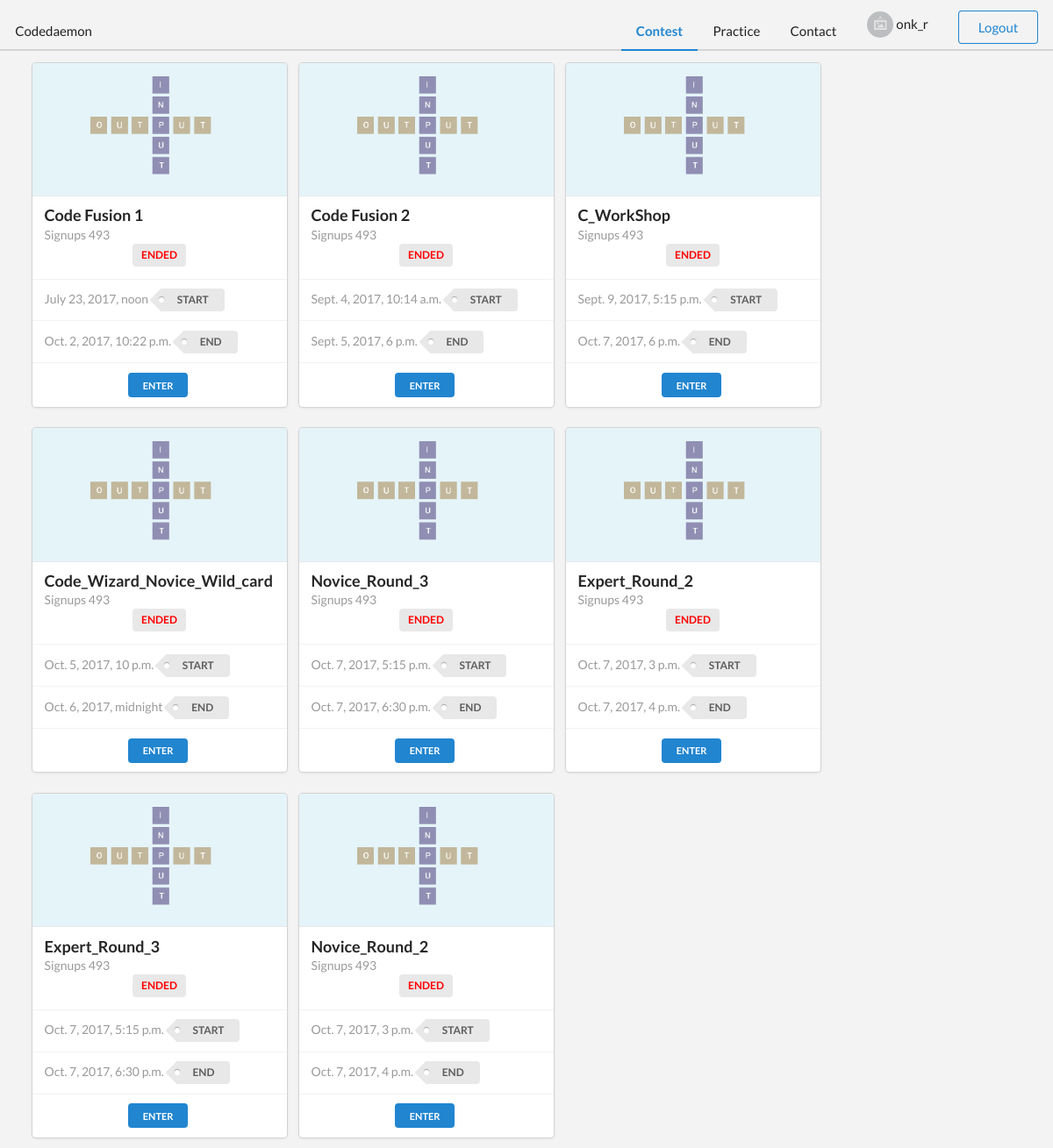
Screenshot of /home/ (signed in) with the database file from the repository.
### login/models.py (models this page shows, shortened)
class User(models.Model):
	name=models.CharField(max_length=250)
	username=models.CharField(max_length=250)
	password=models.CharField(max_length=250)
	email=models.EmailField(max_length=250)
	contact=models.CharField(max_length=10)
	clgname=models.CharField(max_length=250)
	languages=models.CharField(max_length=250)
	experience=models.CharField(max_length=250)

### home/models.py (models this page shows, shortened)
class Contest(models.Model):
	con_name=models.CharField(max_length=250)
	con_date=models.DateField(blank=True)
	start_time=models.DateTimeField(blank=True)
	start = models.CharField(max_length=100)
	end_time=models.DateTimeField(blank=True)
	end = models.CharField(max_length=100)
	org_name=models.CharField(max_length=250)
	image=models.CharField(max_length=250)
	tagline=models.CharField(max_length=250)
	disc=models.TextField()
	rules=models.TextField()
	prize=models.TextField()
	scoring=models.TextField()

### home/views.py (the view)
def contest(request):
	try:
		con=Contest.objects.all()
		con_signup = Con_signup.objects.filter(user=get_object_or_404(User,username=get_u(request)))
		contestlist=[]
		for x in con_signup:
			contestlist.append(x.contest)
	except Contest.DoesNotExist:
		raise Http404("contest does not exits")
	return render(request,'home/contest.html',{'con':con,'con_sign':contestlist})

### home/views.py (called while the page is built)
def get_u(request):
	try:
		u = request.session['user']
	except:
		return ''
	return u

### home/templates/home/contest.html (shortened to what this page needs)
{% extends 'home/base.html' %}
{% load staticfiles %}
{% block body %}
<body style="background-color:#f3f3f3">
  <div class="ui blue large secondary pointing menu">
    <a class="ui large item " href="{% url 'home:contest' %}">
      Codedaemon
    </a>
    <div class="right menu">
      <a class="ui active item" href="{% url 'home:contest' %}">
        Contest
      </a>
      <a class="ui item">
        Practice
      </a><a class="ui item" href="{% url 'home:contactPage' %}">
        Contact
      </a>
      <a class="ui item" href="{% url 'home:profile' %}">
      <img class="ui avatar image" src="{% static 'square-image.png' %}">
        <span>{{ request.session.user }}</span>
      </a>
      <div class="item">
          <a class="ui basic blue button" href="{% url 'home:logout' %}">Logout</a>
      </div>
    </div>
  </div>
{% if con %}
<div class="ui container">
  <div class="ui link cards">
  {% for con in con %}
    <div class="card">
      <div class="image">
        <img src="{% static 'home/images/image.jpg' %}">
      </div>
      <div class="content">
        <div class="header">{{ con.con_name }}</div>
        <div class="meta">
          <a>Signups 493</a>
        </div>
        <center>
        <div class="ui label description" id="demo{{con.id}}">
        </div>
        </center>
      </div>
      <div class="extra content">
        <span class="floated">
          {{ con.start_time}}
        </span>
        <span class=" floated">
          <a class="ui tag label">START</a>
        </span>
      </div>
      <div class="extra content">
        <span class="floated">
          {{ con.end_time}}
        </span>
        <span class=" floated">
          <a class="ui tag label">END</a>
        </span>
      </div>
      <div class="extra content">
        <span class="floated">
          {% if con in con_sign %}
            <center><a href="{% url 'home:contest_details' con.id %}" class="ui blue mini button">ENTER</a></center>
          {% else %}
            <center><a href="{% url 'home:contest_signup' con.id %}" class="ui blue mini button">SIGNUP</a></center>
          {% endif %}
        </span>
    </div>
  </div>
{% endfor %}
</div>
</div>
{% else %}
  <h3>you dont have contest</h3>
{% endif %}
{% endblock %}

### home/templates/home/base.html (shortened to what this page needs)
{% load staticfiles %}
{% if not request.session.user %}
<div>
  You are not logged in
</div>
{% else %}
<link rel="stylesheet" type="text/css" href="{% static 'Semantic/semantic.min.css' %} "/>
                {% block body %}
                {% endblock %}
{% endif %}

### rows the page displays
User: session.user "onk_r"
Contest: con_name "Code Fusion 1", start_time "July 23, 2017, noon", end_time "Oct. 2, 2017, 10:22 p.m.", shows "ENTER"
Contest: con_name "Code Fusion 2", start_time "Sept. 4, 2017, 10:14 a.m.", end_time "Sept. 5, 2017, 6 p.m.", shows "ENTER"
Contest: con_name "C_WorkShop", start_time "Sept. 9, 2017, 5:15 p.m.", end_time "Oct. 7, 2017, 6 p.m.", shows "ENTER"
Contest: con_name "Code_Wizard_Novice_Wild_card", start_time "Oct. 5, 2017, 10 p.m.", end_time "Oct. 6, 2017, midnight", shows "ENTER"
Contest: con_name "Novice_Round_3", start_time "Oct. 7, 2017, 5:15 p.m.", end_time "Oct. 7, 2017, 6:30 p.m.", shows "ENTER"
Contest: con_name "Expert_Round_2", start_time "Oct. 7, 2017, 3 p.m.", end_time "Oct. 7, 2017, 4 p.m.", shows "ENTER"
Contest: con_name "Expert_Round_3", start_time "Oct. 7, 2017, 5:15 p.m.", end_time "Oct. 7, 2017, 6:30 p.m.", shows "ENTER"
Contest: con_name "Novice_Round_2", start_time "Oct. 7, 2017, 3 p.m.", end_time "Oct. 7, 2017, 4 p.m.", shows "ENTER"
